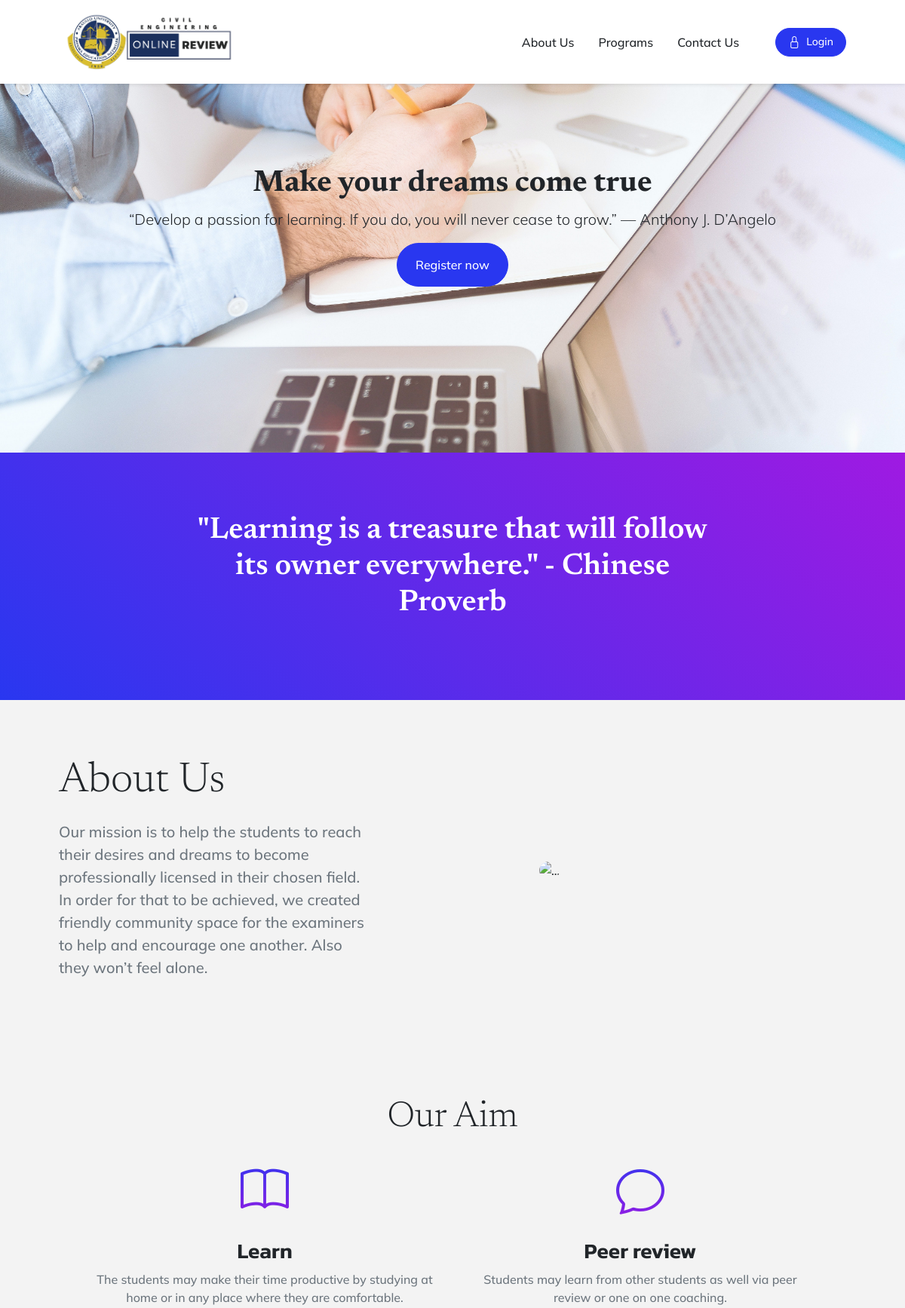
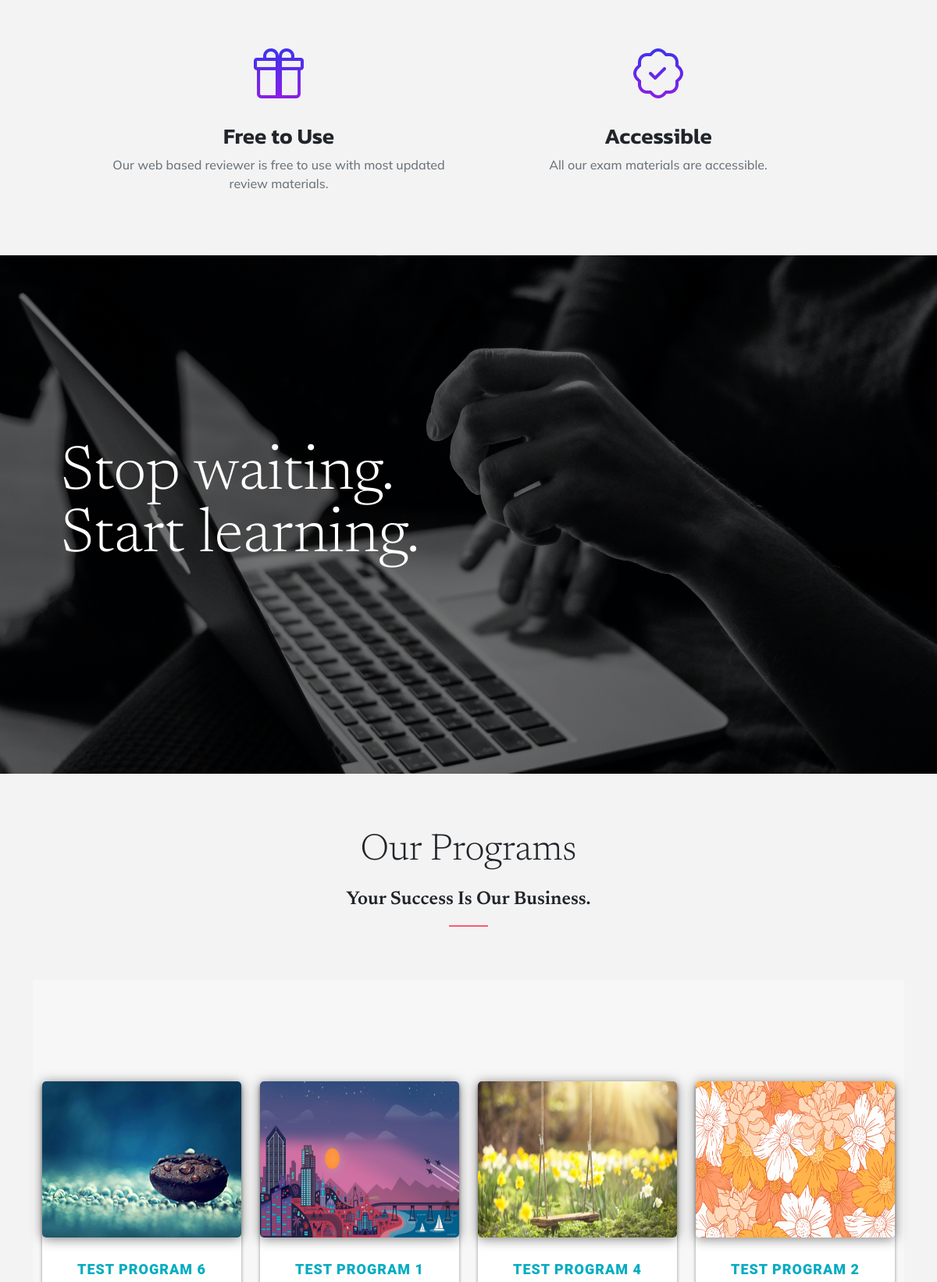
The page / (upper part) on the database its author committed (2 pictures, top to bottom).
### tables this page shows
CREATE TABLE `program_additioonal_info` (
  `program_info_id` int(11) NOT NULL,
  `program_id` int(50) NOT NULL,
  `program_uploaded_files` varchar(255) NOT NULL
);

CREATE TABLE `programs` (
  `program_id` int(50) NOT NULL,
  `member_id` varchar(50) NOT NULL,
  `program_name` varchar(100) NOT NULL,
  `short_desc` longtext NOT NULL,
  `with_exam` int(2) NOT NULL,
  `upload_image` varchar(255) NOT NULL,
  `date_created` datetime NOT NULL,
  `date_modified` datetime NOT NULL
);

### model/Programs.php (called while the page is built, shortened)
<?php
	class Programs {
		public $db;
		public function __construct(){
			$this->db = new mysqli(DB_HOST, DB_USER, DB_PASSWORD, DB_DATABASE);
		}
    	public function get_all_programs(){
    		$sql3="SELECT * FROM programs a
                    LEFT JOIN program_additioonal_info b ON a.program_id = b.program_id";
	        $result = mysqli_query($this->db,$sql3);
	        return $result_data = mysqli_fetch_all($result,MYSQLI_ASSOC);
    	}
	}
?>

### index.php (the view, shortened to what this page needs)
<?php
    include('global/header.php');
    require_once ('model/Programs.php');
    $programs = new Programs();
?>
        <header class="masthead">
            <div class="container h-100">
              <div class="row h-100 align-items-center">
                <div class="col-12 text-center">
                  <h1 class="fw-bolder">Make your dreams come true</h1>
                  <p class="lead"> “Develop a passion for learning. If you do, you will never cease to grow.” — Anthony J. D’Angelo</p>
                  <a href="register.php" class="btn btn-primary py-3 px-4 rounded-pill" >Register now</a>
                </div>
              </div>
            </div>
        </header>
        <aside class="text-center bg-gradient-primary-to-secondary">
            <div class="container px-5">
                <div class="row gx-5 justify-content-center">
                    <div class="col-xl-8">
                        <div class="h2 fs-1 text-white mb-4">"Learning is a treasure that will follow its owner everywhere." - Chinese Proverb</div>
                    </div>
                </div>
            </div>
        </aside>
         <section id="about-us">
            <div class="container px-5">
                <div class="row gx-5 align-items-center justify-content-center justify-content-lg-between">
                    <div class="col-12 col-lg-5">
                        <h2 class="display-4 lh-1 mb-4">About Us</h2>
                        <p class="lead fw-normal text-muted mb-5 mb-lg-0">Our mission is to help the students to reach their desires and dreams to become professionally licensed in their chosen field. In order for that to be achieved, we created friendly community space for the examiners to help and encourage one another. Also they won’t feel alone. </p>
                    </div>
                    <div class="col-sm-8 col-md-5">
                        <div class="px-5 px-sm-0"><img class="img-fluid rounded-circle" src="assets/img/light.jpg" alt="..." /></div>
                    </div>
                </div>
            </div>
        </section>
        <section class="about-us">
            <div class="container px-5">
                <div class="row gx-5 align-items-center">
                    <h1 class="display-5 lh-1 mb-4 text-center">Our Aim</h1>
                    <div class="col-lg-12 order-lg-1 mb-5 mb-lg-0">
                        <div class="container-fluid px-5">
                            <div class="row gx-5">
                                <div class="col-md-6 mb-5">
                                    <div class="text-center">
                                        <i class="bi-book icon-feature text-gradient d-block mb-3"></i>
                                        <h3 class="font-alt">Learn</h3>
                                        <p class="text-muted mb-0">The students may make their time productive by studying at home or in any place where they are comfortable.</p>
                                    </div>
                                </div>
                                <div class="col-md-6 mb-5">
                                    <div class="text-center">
                                        <i class="bi-chat icon-feature text-gradient d-block mb-3"></i>
                                        <h3 class="font-alt">Peer review</h3>
                                        <p class="text-muted mb-0">Students may learn from other students as well via peer review or one on one coaching.</p>
                                    </div>
                                </div>
                            </div>
                            <div class="row">
                                <div class="col-md-6 mb-5 mb-md-0">
                                    <div class="text-center">
                                        <i class="bi-gift icon-feature text-gradient d-block mb-3"></i>
                                        <h3 class="font-alt">Free to Use</h3>
                                        <p class="text-muted mb-0">Our web based reviewer is free to use with most updated review materials.</p>
                                    </div>
                                </div>
                                <div class="col-md-6">
                                    <div class="text-center">
                                        <i class="bi-patch-check icon-feature text-gradient d-block mb-3"></i>
                                        <h3 class="font-alt">Accessible</h3>
                                        <p class="text-muted mb-0">All our exam materials are accessible.</p>
                                    </div>
                                </div>
                            </div>
                        </div>
                    </div>
                </div>
            </div>
        </section>
        <section id="programs" class="cta">
            <div class="cta-content">
                <div class="container px-5">
                    <h2 class="text-white display-1 lh-1 mb-4">
                        Stop waiting.
                        <br />
                        Start learning.
                    </h2>
                </div>
            </div>
        </section>
        <section id="our-team" class="team-area">
            <div class="container">
                <div class="row">
                    <div class="col-md-12">
                        <div class="site-heading text-center">
                            <h1 class="display-5 lh-1 mb-4 text-center">Our Programs</h1>
                            <h4>Your success is our business.</h4>
                        </div>
                    </div>
                </div>
                <div id="cards_landscape_wrap-2">
                    <div class="container">
                        <div class="row">
                            <?php
                                $get_all_programs = $programs->get_all_programs();
                                foreach($get_all_programs as $program) {
                            ?>
                                <div class="col-xs-12 col-sm-6 col-md-3 col-lg-3">
                                    <a href="">
                                        <div class="card-flyer">
                                            <div class="text-box">
                                                <div class="image-box">
                                                    <img src="dashboard/uploads/program_images/<?php echo $program['member_id']; ?>/<?php echo $program['member_id']; ?>_<?php echo $program['upload_image']; ?>" style="height:200px;">
                                                </div>
                                                <div class="text-container">
                                                    <h6><?php echo $program['program_name']; ?></h6>
                                                </div>
                                            </div>
                                        </div>
                                    </a>
                                </div>
                            <?php
                                }
                            ?>
                        </div>
                        <br/>
                    </div>
                </div>
            </div>
        </section>
<?php
    include('global/footer.php');
?>

### rows shown on the page
program_additioonal_info: program.upload_image (picture), program.program_name "TEST PROGRAM 6"
program_additioonal_info: program.upload_image (picture), program.program_name "TEST PROGRAM 1"
program_additioonal_info: program.upload_image (picture), program.program_name "TEST PROGRAM 4"
program_additioonal_info: program.upload_image (picture), program.program_name "TEST PROGRAM 2"
